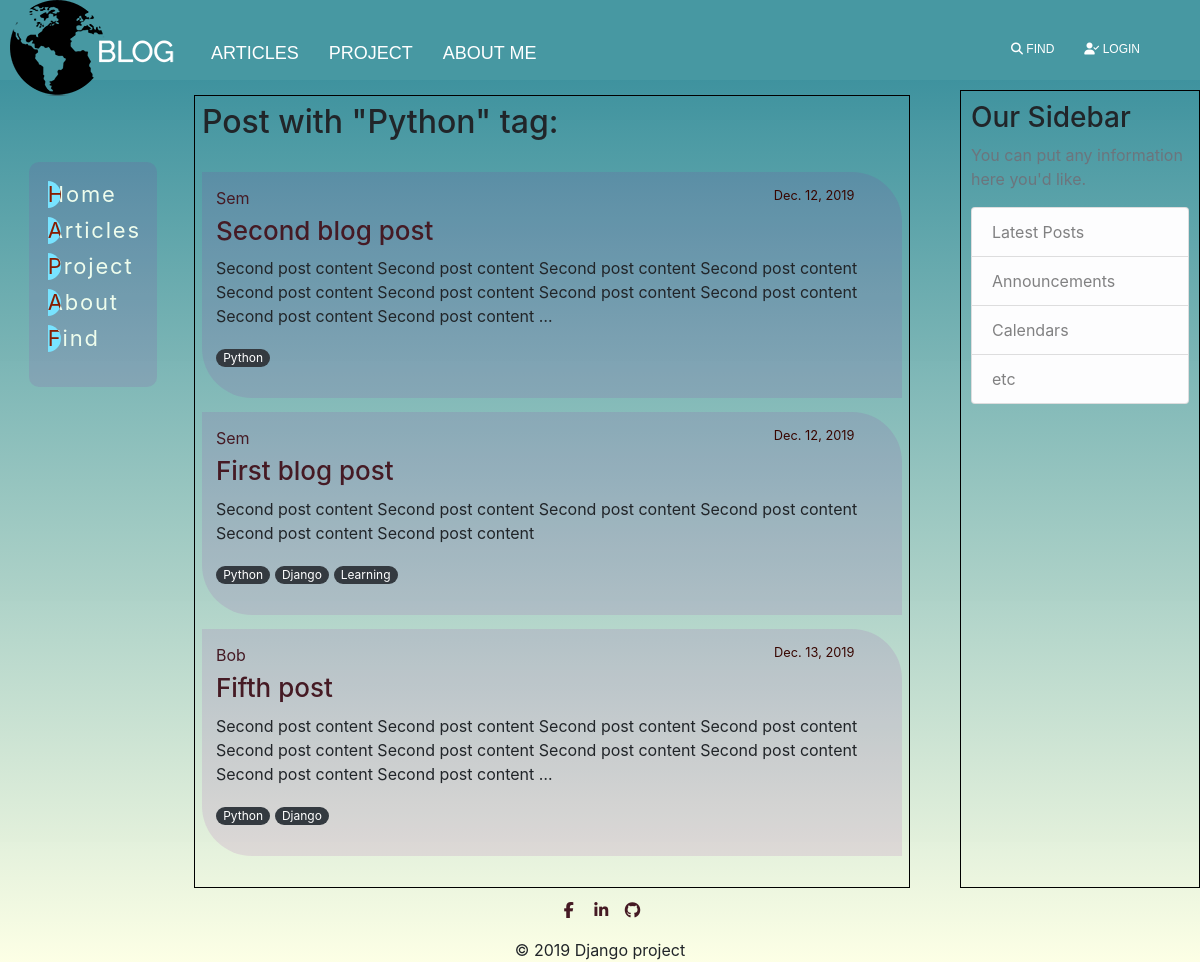
/blog/tag/python, run on an earlier commit of the app's database.
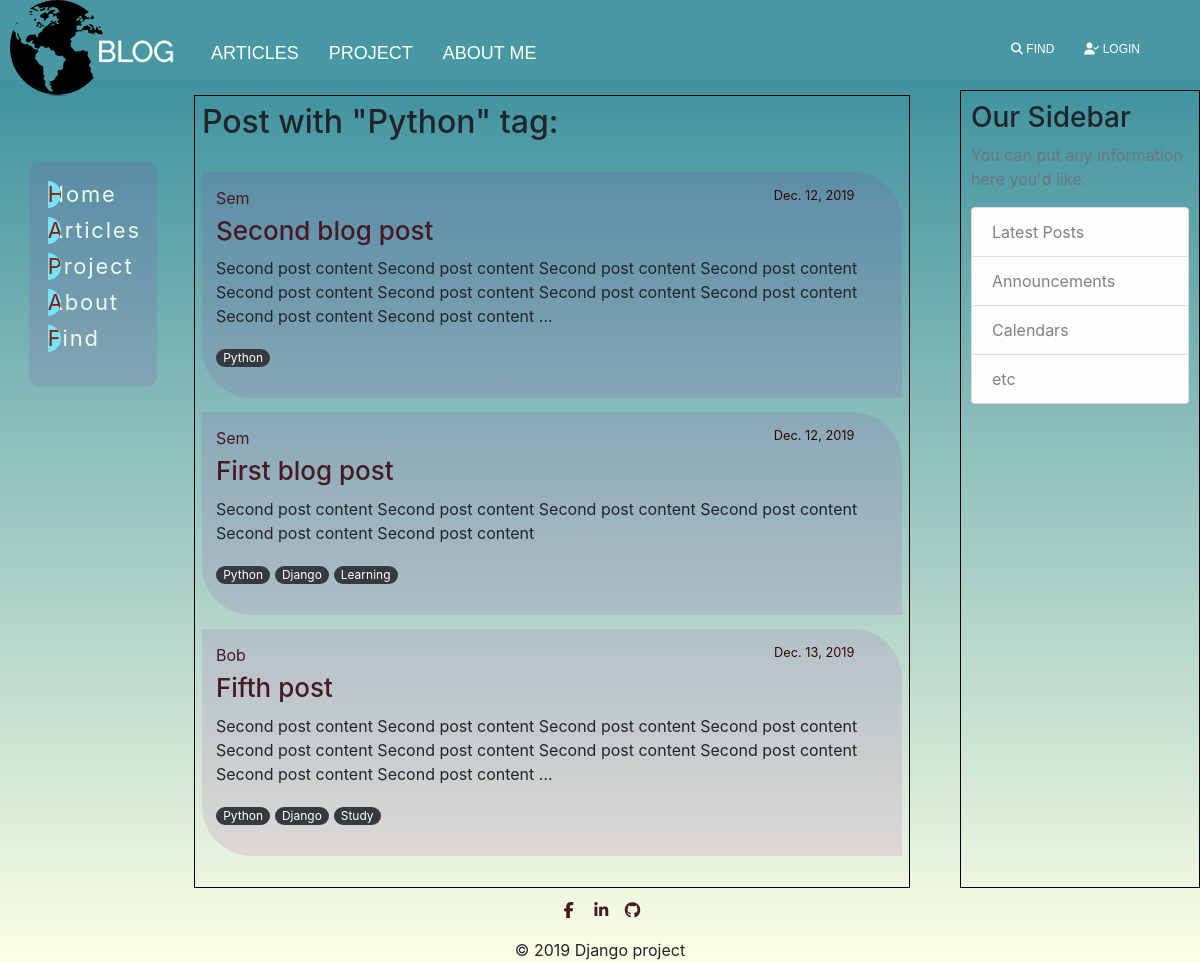
And on a later commit of the database.
### my_blog/models.py (models this page shows, shortened)
class Post(models.Model):
    title = models.CharField(max_length=150, db_index=True)
    slug = models.SlugField(max_length=150, unique=True)
    body = models.TextField(blank=True, db_index=True)
    date_posted = models.DateField(default=timezone.now)
    author = models.ForeignKey(User, on_delete=models.CASCADE)
    tags = models.ManyToManyField('Tag', blank=True, related_name='posts')
    def get_absolute_url(self):
        return reverse('post_detail', kwargs={'slug': self.slug})

class Tag(models.Model):
    tag = models.CharField(max_length=50, unique=True)
    slug = models.SlugField(max_length=50, unique=True)
    def __str__(self):
        return self.tag

### my_blog/views.py (the view)
# urls.py: path('tag/<str:slug>', TagDetail.as_view(), name='tag_detail')
class TagDetail(ObjectDetailMixin, View):
    model = Tag
    template = 'my_blog/tag_detail.html'

### my_blog/utilities.py (called while the page is built)
    def get(self, request, slug):
        objects = get_object_or_404(self.model, slug__iexact=slug)
        return render(request, self.template, context={self.model.__name__.lower(): objects})

### my_blog/templates/my_blog/tag_detail.html (shortened to what this page needs)
{% extends 'my_blog/blog_base.html' %}
{% block content %}
    <div style="padding: 1%;"><h2 class="mb-3"> Post with "{{ tag.tag }}" tag:</h2></div>
    {% for post in tag.posts.all %}
        {%  include 'my_blog/includes/post_cards_template.html' %}
    {% endfor %}
{% endblock %}

### my_blog/templates/my_blog/includes/post_cards_template.html
<div class="media-body">
    <div class="media-article">
        <div class="article-metadata">
            <a class="mr-2" href="#">{{ post.author }}</a>
            <small class="text-muted">{{ post.date_posted }}</small>
        </div>
        <h2><a class="article-title" href="{{ post.get_absolute_url }}">{{ post.title }}</a></h2>
        <p class="article-content">{{ post.body|truncatewords:30 }}</p>
        <p>
            {% for tag in post.tags.all %}
            <a href="{% url 'tags_list' %}" class="badge badge-pill badge-dark">{{ tag }}</a>
        {% endfor %}
        </p>
    </div>
</div>

What changed in the data, as far as the page shows it:
added Tag: tag "Study", shown under Post "Fifth post"
